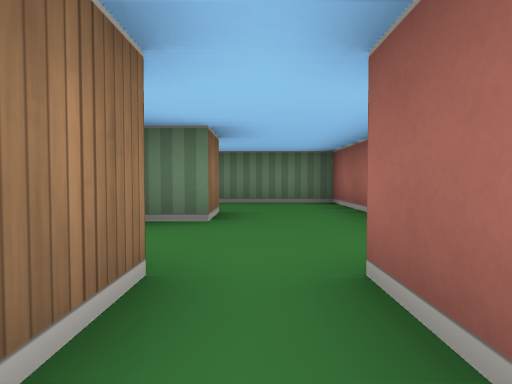
[1] (above)

16 first-person views from a walk through a cub3D level. The camera is about half as high as the walls, tilts 2° down and sees 75° across. The floor is counted in squares. Each view is taken from the middle of a square. On the plan, view 1 faces up. The plan holds only what a view shows up to about 9 squares ahead; the rest is blank.

[2]
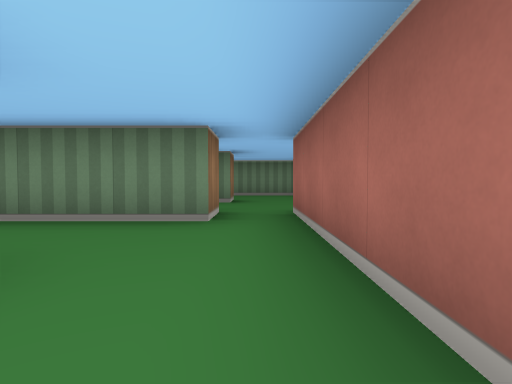

[3]
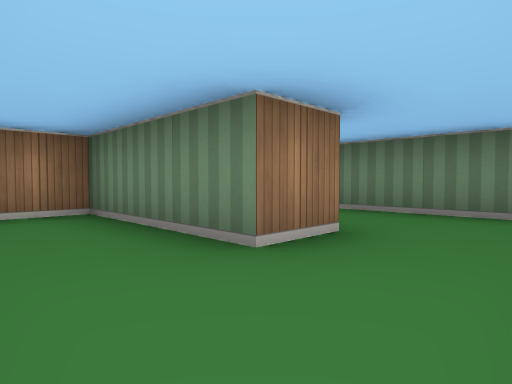

[4]
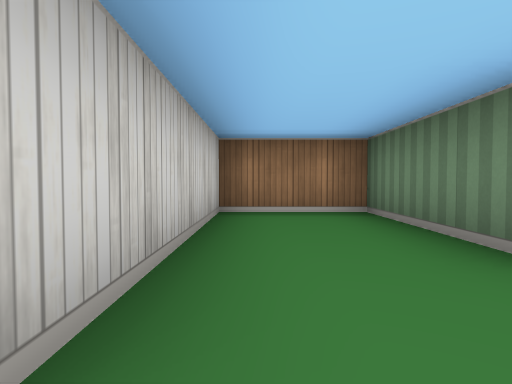

[5]
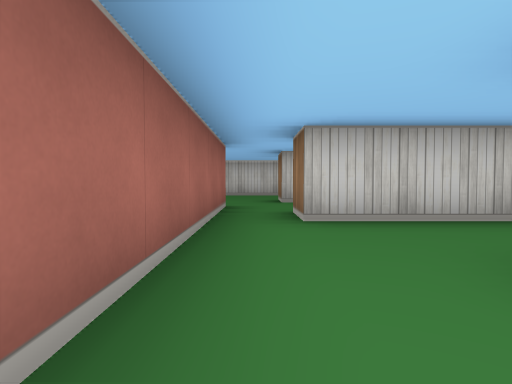

[6]
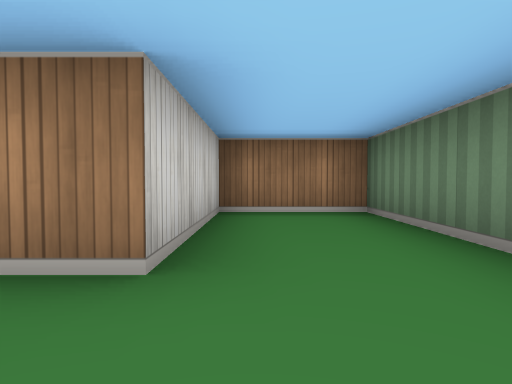

[7]
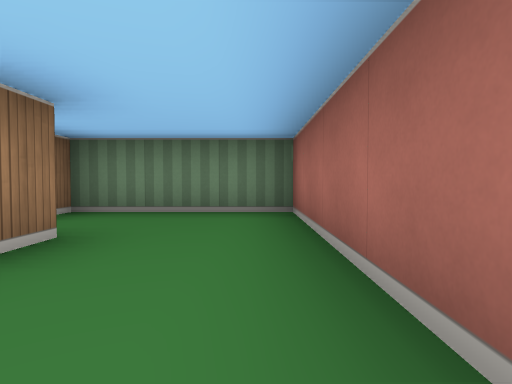

[8]
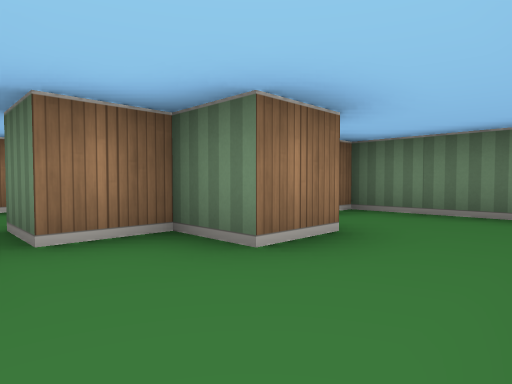

[9]
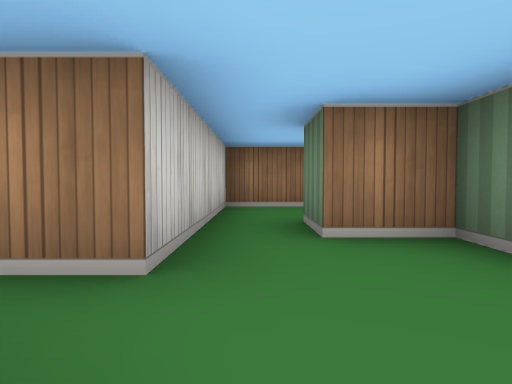

[10]
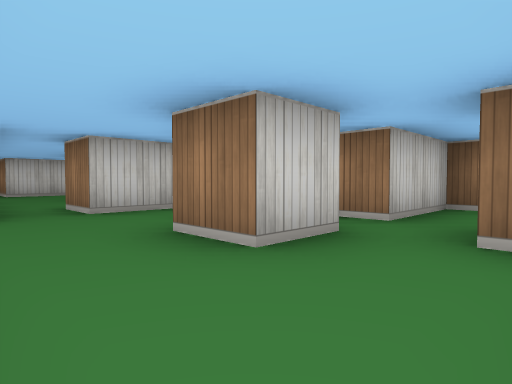

[11]
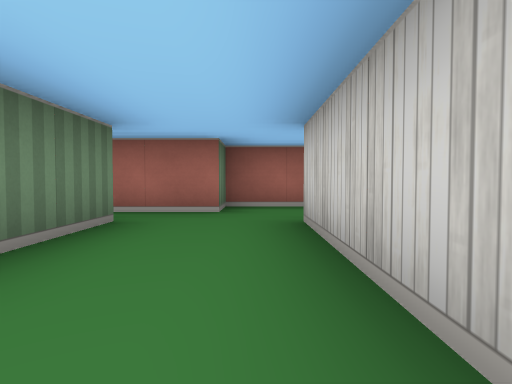

[12]
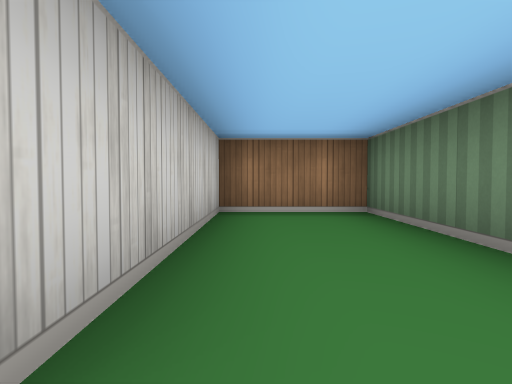

[13]
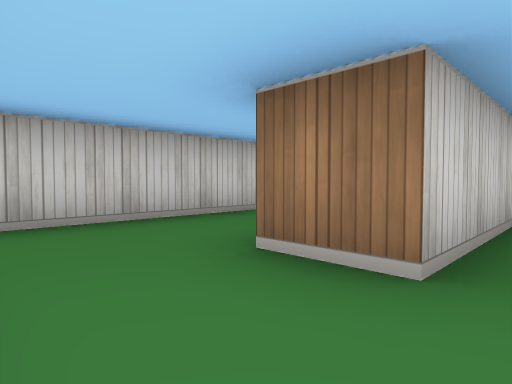

[14]
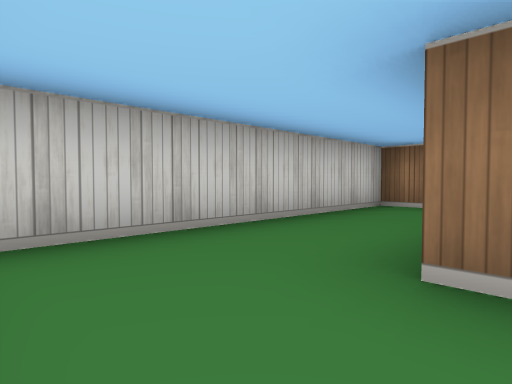

[15]
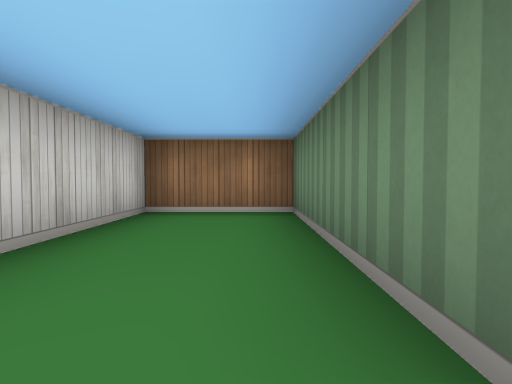

[16]
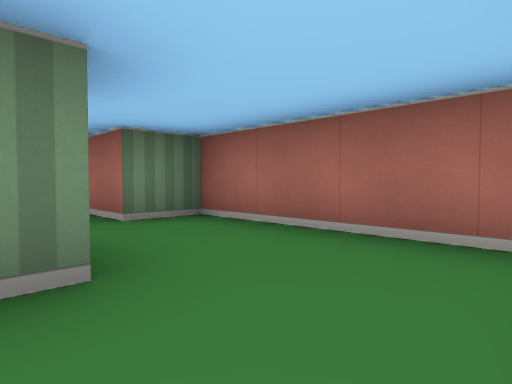

### Floor plan
Ten units are one square. View 1 is at (0, 0); x grows to the right and y downward. Boxes are objects, and circles mark ways between rooms. Rooms are numbered by the first view taken in them; rooms with no view inside come last. Other rooms are left out.
<svg viewBox="-50 -70 70 180">
<path fill="none" stroke="#000" d="M-5 -15 -5 -5 -45 -5 -45 15 -15 15M5 15 5 -15M-15 15 -15 25 -45 25 -45 45 -5 45M5 45 5 15M-16 -45 -5 -45 -5 -35 -15 -35 -15 -25M15 -26 15 -65 -15 -65 -15 -55M-15 -15 -5 -15M-5 45 -5 55 -45 55 -45 75 -5 75M15 74 15 65 5 65 5 45M-5 75 -5 85 -45 85 -45 105 8 105M15 98 15 74M-15 -25 -25 -25M-45 -29 -45 -15 -15 -15"/>
<circle cx="-5" cy="20" r="3" fill="#2a7"/>
<circle cx="0" cy="-10" r="3" fill="#2a7"/>
<circle cx="0" cy="50" r="3" fill="#2a7"/>
<circle cx="-20" cy="-20" r="3" fill="#2a7"/>
<circle cx="5" cy="80" r="3" fill="#2a7"/>
<text x="-20" y="0">1</text>
<text x="-20" y="30">2</text>
<text x="0" y="-40">3</text>
<text x="-20" y="60">4</text>
<text x="-10" y="90">5</text>
<text x="-30" y="-20">6</text>
</svg>
Room 1 opens to room 2. Room 1 opens to room 3. Room 2 opens to room 4. Room 3 opens to room 6. Room 4 opens to room 5.

Where each view was taken, in squares from view 1:
view 1: 0 up, 0 right, facing up
view 2: 3 down, 0 right, facing up
view 3: 4 down, 0 right, facing up-left
view 4: 4 down, 0 right, facing left
view 5: 1 down, 0 right, facing down
view 6: 1 down, 0 right, facing left
view 7: 2 up, 1 right, facing up
view 8: 2 up, 1 right, facing up-left
view 9: 2 up, 1 right, facing left
view 10: 6 up, 1 right, facing down-left
view 11: 7 down, 4 left, facing right
view 12: 7 down, 0 right, facing left
view 13: 7 down, 1 right, facing down-left
view 14: 8 down, 1 right, facing down-left
view 15: 9 down, 0 right, facing left
view 16: 10 down, 1 left, facing up-right
